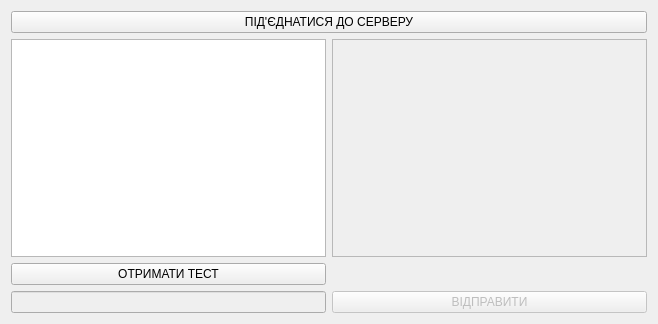
<?xml version="1.0" encoding="UTF-8"?>
<ui version="4.0">
 <class>ClientWindow</class>
 <widget class="QWidget" name="ClientWindow">
  <property name="geometry">
   <rect>
    <x>0</x>
    <y>0</y>
    <width>658</width>
    <height>324</height>
   </rect>
  </property>
  <property name="windowTitle">
   <string>Qt Simple Chat Client</string>
  </property>
  <layout class="QGridLayout" name="gridLayout">
   <item row="0" column="0" colspan="2">
    <widget class="QPushButton" name="connectButton">
     <property name="text">
      <string>ПІД'ЄДНАТИСЯ ДО СЕРВЕРУ</string>
     </property>
    </widget>
   </item>
   <item row="5" column="0">
    <widget class="QLineEdit" name="messageEdit">
     <property name="enabled">
      <bool>false</bool>
     </property>
    </widget>
   </item>
   <item row="5" column="1">
    <widget class="QPushButton" name="sendButton">
     <property name="enabled">
      <bool>false</bool>
     </property>
     <property name="text">
      <string>ВІДПРАВИТИ</string>
     </property>
     <property name="default">
      <bool>true</bool>
     </property>
    </widget>
   </item>
   <item row="1" column="1">
    <widget class="QListView" name="chatView">
     <property name="enabled">
      <bool>false</bool>
     </property>
     <property name="editTriggers">
      <set>QAbstractItemView::NoEditTriggers</set>
     </property>
    </widget>
   </item>
   <item row="2" column="0" rowspan="2">
    <widget class="QPushButton" name="getQuizzesButton">
     <property name="mouseTracking">
      <bool>true</bool>
     </property>
     <property name="text">
      <string>ОТРИМАТИ ТЕСТ</string>
     </property>
    </widget>
   </item>
   <item row="1" column="0">
    <widget class="QListWidget" name="quizzesListWidget"/>
   </item>
  </layout>
 </widget>
 <resources/>
 <connections/>
</ui>
